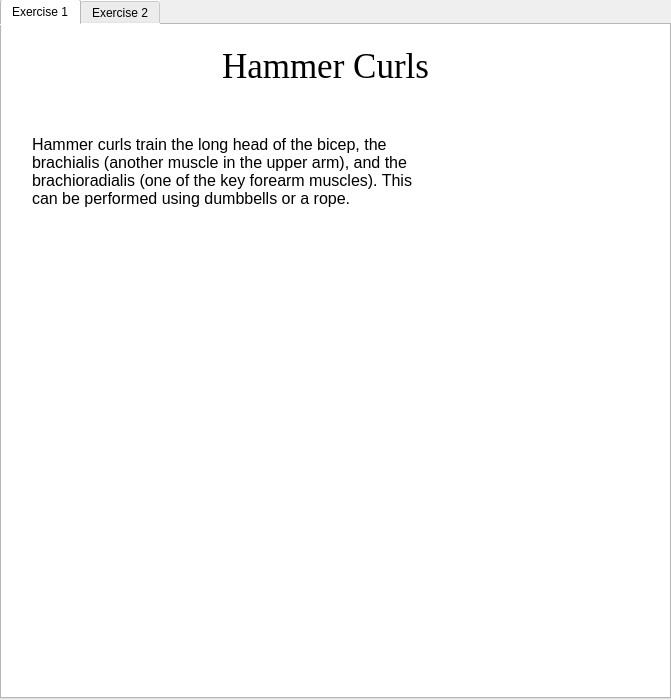
<?xml version="1.0" encoding="UTF-8"?>
<ui version="4.0">
 <class>biceps_widget</class>
 <widget class="QWidget" name="biceps_widget">
  <property name="geometry">
   <rect>
    <x>0</x>
    <y>0</y>
    <width>671</width>
    <height>700</height>
   </rect>
  </property>
  <property name="windowTitle">
   <string/>
  </property>
  <widget class="QTabWidget" name="biceps_tab_widget">
   <property name="geometry">
    <rect>
     <x>0</x>
     <y>-1</y>
     <width>671</width>
     <height>700</height>
    </rect>
   </property>
   <property name="minimumSize">
    <size>
     <width>671</width>
     <height>700</height>
    </size>
   </property>
   <property name="maximumSize">
    <size>
     <width>671</width>
     <height>700</height>
    </size>
   </property>
   <property name="styleSheet">
    <string notr="true">background-color: rgb(255, 255, 255);</string>
   </property>
   <property name="currentIndex">
    <number>0</number>
   </property>
   <widget class="QWidget" name="exercise1">
    <attribute name="title">
     <string>Exercise 1</string>
    </attribute>
    <widget class="QLabel" name="bi_exercise_1_title_lbl">
     <property name="geometry">
      <rect>
       <x>220</x>
       <y>5</y>
       <width>291</width>
       <height>71</height>
      </rect>
     </property>
     <property name="minimumSize">
      <size>
       <width>211</width>
       <height>71</height>
      </size>
     </property>
     <property name="maximumSize">
      <size>
       <width>291</width>
       <height>71</height>
      </size>
     </property>
     <property name="font">
      <font>
       <family>Georgia</family>
       <pointsize>26</pointsize>
      </font>
     </property>
     <property name="text">
      <string>Hammer Curls</string>
     </property>
    </widget>
    <widget class="QLabel" name="bi_exercise_1_msg_lbl">
     <property name="geometry">
      <rect>
       <x>30</x>
       <y>110</y>
       <width>381</width>
       <height>171</height>
      </rect>
     </property>
     <property name="font">
      <font>
       <pointsize>12</pointsize>
      </font>
     </property>
     <property name="text">
      <string>Hammer curls train the long head of the bicep, the brachialis (another muscle in the upper arm), and the brachioradialis (one of the key forearm muscles). This can be performed using dumbbells or a rope.  </string>
     </property>
     <property name="alignment">
      <set>Qt::AlignLeading|Qt::AlignLeft|Qt::AlignTop</set>
     </property>
     <property name="wordWrap">
      <bool>true</bool>
     </property>
    </widget>
    <widget class="QLabel" name="bi_exercise_1_lbl">
     <property name="geometry">
      <rect>
       <x>120</x>
       <y>310</y>
       <width>430</width>
       <height>340</height>
      </rect>
     </property>
     <property name="text">
      <string/>
     </property>
     <property name="pixmap">
      <pixmap>../../Pictures/bi_exercise_1.png</pixmap>
     </property>
    </widget>
   </widget>
   <widget class="QWidget" name="exercise_2">
    <attribute name="title">
     <string>Exercise 2</string>
    </attribute>
    <widget class="QLabel" name="bi_exercise_2_title_lbl">
     <property name="geometry">
      <rect>
       <x>95</x>
       <y>10</y>
       <width>491</width>
       <height>71</height>
      </rect>
     </property>
     <property name="minimumSize">
      <size>
       <width>211</width>
       <height>71</height>
      </size>
     </property>
     <property name="maximumSize">
      <size>
       <width>1000</width>
       <height>71</height>
      </size>
     </property>
     <property name="font">
      <font>
       <family>Georgia</family>
       <pointsize>26</pointsize>
      </font>
     </property>
     <property name="text">
      <string>Dumbbell Preacher Curls</string>
     </property>
    </widget>
    <widget class="QLabel" name="bi_exercise_2_msg_lbl">
     <property name="geometry">
      <rect>
       <x>30</x>
       <y>100</y>
       <width>391</width>
       <height>151</height>
      </rect>
     </property>
     <property name="font">
      <font>
       <pointsize>12</pointsize>
      </font>
     </property>
     <property name="text">
      <string>Preacher curls train the short head of the bicep and also the brachialis (another muscle in the upper arm). This exercise should be performed on a preacher curl bench with either an EZ bar, or for the best results, single arm wtih dumbbells. </string>
     </property>
     <property name="alignment">
      <set>Qt::AlignLeading|Qt::AlignLeft|Qt::AlignTop</set>
     </property>
     <property name="wordWrap">
      <bool>true</bool>
     </property>
    </widget>
    <widget class="QLabel" name="bi_exercise_2_lbl_1">
     <property name="geometry">
      <rect>
       <x>50</x>
       <y>270</y>
       <width>280</width>
       <height>389</height>
      </rect>
     </property>
     <property name="text">
      <string/>
     </property>
     <property name="pixmap">
      <pixmap>../../Pictures/bi_exercise_2.1.png</pixmap>
     </property>
    </widget>
    <widget class="QLabel" name="bi_exercise_2_lbl_2">
     <property name="geometry">
      <rect>
       <x>329</x>
       <y>270</y>
       <width>280</width>
       <height>389</height>
      </rect>
     </property>
     <property name="text">
      <string/>
     </property>
     <property name="pixmap">
      <pixmap>../../Pictures/bi_exercise_2.2.png</pixmap>
     </property>
    </widget>
   </widget>
  </widget>
 </widget>
 <resources/>
 <connections/>
</ui>
